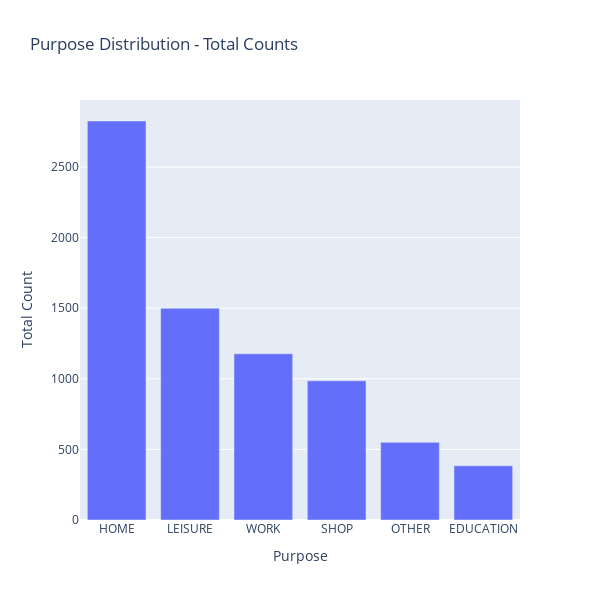
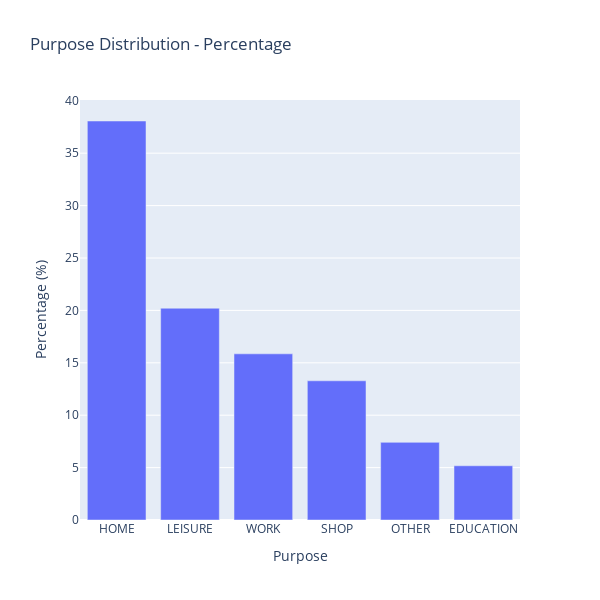

Notebook cell for these charts, in order:
### Code cell
# Capitalize and remove underscores from purpose names
df_mz_trips['purpose'] = df_mz_trips['purpose'].str.replace('_', ' ').str.upper()

# Calculate total counts for each purpose
purpose_counts = df_mz_trips['purpose'].value_counts().reset_index()
purpose_counts.columns = ['Purpose', 'Count']

# Plot total counts
fig1 = px.bar(purpose_counts, x='Purpose', y='Count', title='Purpose Distribution - Total Counts',
              labels={'Count': 'Total Count', 'Purpose': 'Purpose'})
fig1.update_layout(width=600, height=600)
fig1.show()

# Calculate percentage distribution for each purpose
purpose_counts['Percentage'] = (purpose_counts['Count'] / purpose_counts['Count'].sum()) * 100

# Plot percentage distribution
fig2 = px.bar(purpose_counts, x='Purpose', y='Percentage', title='Purpose Distribution - Percentage',
              labels={'Percentage': 'Percentage (%)', 'Purpose': 'Purpose'})
fig2.update_layout(width=600, height=600)
fig2.show()

### Figure 1 — Plotly figure (JSON) as saved in the notebook; plotly's stock layout.template omitted (floating-point values rounded to 4 significant figures)
{"data": [{"alignmentgroup": "True", "hovertemplate": "Purpose=%{x}<br>Total Count=%{y}<extra></extra>", "legendgroup": "", "marker": {"color": "#636efa", "pattern": {"shape": ""}}, "name": "", "offsetgroup": "", "orientation": "v", "showlegend": false, "textposition": "auto", "type": "bar", "x": ["HOME", "LEISURE", "WORK", "SHOP", "OTHER", "EDUCATION"], "xaxis": "x", "y": [2826, 1500, 1177, 986, 550, 384], "yaxis": "y"}], "layout": {"barmode": "relative", "height": 600, "legend": {"tracegroupgap": 0}, "title": {"text": "Purpose Distribution - Total Counts"}, "width": 600, "xaxis": {"anchor": "y", "domain": [0, 1], "title": {"text": "Purpose"}}, "yaxis": {"anchor": "x", "domain": [0, 1], "title": {"text": "Total Count"}}}}

### Figure 2 — Plotly figure (JSON) as saved in the notebook; plotly's stock layout.template omitted (floating-point values rounded to 4 significant figures)
{"data": [{"alignmentgroup": "True", "hovertemplate": "Purpose=%{x}<br>Percentage (%)=%{y}<extra></extra>", "legendgroup": "", "marker": {"color": "#636efa", "pattern": {"shape": ""}}, "name": "", "offsetgroup": "", "orientation": "v", "showlegend": false, "textposition": "auto", "type": "bar", "x": ["HOME", "LEISURE", "WORK", "SHOP", "OTHER", "EDUCATION"], "xaxis": "x", "y": [38.07, 20.21, 15.86, 13.28, 7.409, 5.173], "yaxis": "y"}], "layout": {"barmode": "relative", "height": 600, "legend": {"tracegroupgap": 0}, "title": {"text": "Purpose Distribution - Percentage"}, "width": 600, "xaxis": {"anchor": "y", "domain": [0, 1], "title": {"text": "Purpose"}}, "yaxis": {"anchor": "x", "domain": [0, 1], "title": {"text": "Percentage (%)"}}}}
